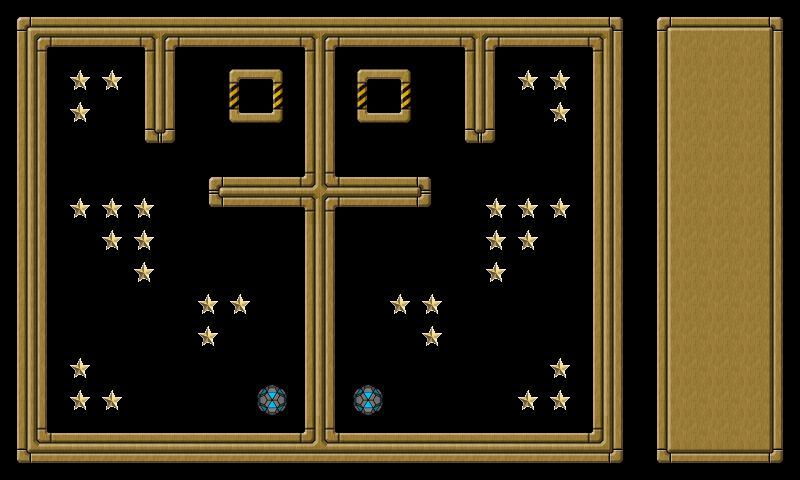

Rendered tile map (Tiled .tmx) drawn with the repository's tilesets; below, a short description and the map source with its tile grids summarised:
An orthogonal 25x15 tile map with 32x32 px tiles, 3 tile layers (background, extra, controlpanel), 3 tilesets and 43 objects (wall001, wall002, wall003, wall004, wall005, ...).

<map version="1.0" orientation="orthogonal" width="25" height="15" tilewidth="32" tileheight="32">
 <tileset firstgid="1" name="tileset" tilewidth="32" tileheight="32">
  <image source="tileset.png" width="160" height="448" />
 </tileset>
 <tileset firstgid="71" name="goodball" tilewidth="32" tileheight="32">
  <image source="goodball.png" width="32" height="32" />
 </tileset>
 <tileset firstgid="72" name="star" tilewidth="32" tileheight="32">
  <image source="star.png" width="32" height="32" />
 </tileset>
 <layer name="background" width="20" height="15">
  <data>[300 cells, 300 non-empty, 18 distinct tile ids]</data>
 </layer>
 <layer name="extra" width="20" height="15">
  <data>[300 cells, 32 non-empty, 2 distinct tile ids]</data>
 </layer>
 <layer name="controlpanel" width="25" height="15">
  <data>[375 cells, 75 non-empty, 9 distinct tile ids]</data>
 </layer>
 <objectgroup name="objects" width="20" height="15">
  <object name="wall001" x="0" y="0" width="592" height="48">
   <properties>
    <property name="objClass" value="wall" />
   </properties>
  </object>
  <object name="wall002" x="592" y="0" width="48" height="432">
   <properties>
    <property name="objClass" value="wall" />
   </properties>
  </object>
  <object name="wall003" x="48" y="432" width="592" height="48">
   <properties>
    <property name="objClass" value="wall" />
   </properties>
  </object>
  <object name="wall004" x="0" y="48" width="48" height="432">
   <properties>
    <property name="objClass" value="wall" />
   </properties>
  </object>
  <object name="wall005" x="208" y="176" width="96" height="32">
   <properties>
    <property name="objClass" value="wall" />
   </properties>
  </object>
  <object name="wall006" x="336" y="176" width="96" height="32">
   <properties>
    <property name="objClass" value="wall" />
   </properties>
  </object>
  <object name="wall007" x="144" y="48" width="32" height="96">
   <properties>
    <property name="objClass" value="wall" />
   </properties>
  </object>
  <object name="wall008" x="464" y="48" width="32" height="96">
   <properties>
    <property name="objClass" value="wall" />
   </properties>
  </object>
  <object name="wall009" x="304" y="48" width="32" height="384">
   <properties>
    <property name="objClass" value="wall" />
   </properties>
  </object>
  <object name="star001" x="520" y="392" width="16" height="16">
   <properties>
    <property name="objClass" value="star" />
   </properties>
  </object>
  <object name="star002" x="552" y="392" width="16" height="16">
   <properties>
    <property name="objClass" value="star" />
   </properties>
  </object>
  <object name="star003" x="552" y="360" width="16" height="16">
   <properties>
    <property name="objClass" value="star" />
   </properties>
  </object>
  <object name="star004" x="552" y="200" width="16" height="16">
   <properties>
    <property name="objClass" value="star" />
   </properties>
  </object>
  <object name="star005" x="520" y="200" width="16" height="16">
   <properties>
    <property name="objClass" value="star" />
   </properties>
  </object>
  <object name="star006" x="488" y="200" width="16" height="16">
   <properties>
    <property name="objClass" value="star" />
   </properties>
  </object>
  <object name="star007" x="488" y="232" width="16" height="16">
   <properties>
    <property name="objClass" value="star" />
   </properties>
  </object>
  <object name="star008" x="520" y="232" width="16" height="16">
   <properties>
    <property name="objClass" value="star" />
   </properties>
  </object>
  <object name="star009" x="488" y="264" width="16" height="16">
   <properties>
    <property name="objClass" value="star" />
   </properties>
  </object>
  <object name="star010" x="392" y="296" width="16" height="16">
   <properties>
    <property name="objClass" value="star" />
   </properties>
  </object>
  <object name="star011" x="104" y="72" width="16" height="16">
   <properties>
    <property name="objClass" value="star" />
   </properties>
  </object>
  <object name="star012" x="552" y="104" width="16" height="16">
   <properties>
    <property name="objClass" value="star" />
   </properties>
  </object>
  <object name="star013" x="520" y="72" width="16" height="16">
   <properties>
    <property name="objClass" value="star" />
   </properties>
  </object>
  <object name="star014" x="552" y="72" width="16" height="16">
   <properties>
    <property name="objClass" value="star" />
   </properties>
  </object>
  <object name="star015" x="104" y="392" width="16" height="16">
   <properties>
    <property name="objClass" value="star" />
   </properties>
  </object>
  <object name="star016" x="72" y="392" width="16" height="16">
   <properties>
    <property name="objClass" value="star" />
   </properties>
  </object>
  <object name="star017" x="72" y="360" width="16" height="16">
   <properties>
    <property name="objClass" value="star" />
   </properties>
  </object>
  <object name="star018" x="136" y="264" width="16" height="16">
   <properties>
    <property name="objClass" value="star" />
   </properties>
  </object>
  <object name="star019" x="136" y="232" width="16" height="16">
   <properties>
    <property name="objClass" value="star" />
   </properties>
  </object>
  <object name="star020" x="136" y="200" width="16" height="16">
   <properties>
    <property name="objClass" value="star" />
   </properties>
  </object>
  <object name="star021" x="104" y="232" width="16" height="16">
   <properties>
    <property name="objClass" value="star" />
   </properties>
  </object>
  <object name="star022" x="104" y="200" width="16" height="16">
   <properties>
    <property name="objClass" value="star" />
   </properties>
  </object>
  <object name="star023" x="72" y="200" width="16" height="16">
   <properties>
    <property name="objClass" value="star" />
   </properties>
  </object>
  <object name="star024" x="72" y="104" width="16" height="16">
   <properties>
    <property name="objClass" value="star" />
   </properties>
  </object>
  <object name="star025" x="72" y="72" width="16" height="16">
   <properties>
    <property name="objClass" value="star" />
   </properties>
  </object>
  <object name="star026" x="424" y="328" width="16" height="16">
   <properties>
    <property name="objClass" value="star" />
   </properties>
  </object>
  <object name="star027" x="424" y="296" width="16" height="16">
   <properties>
    <property name="objClass" value="star" />
   </properties>
  </object>
  <object name="star028" x="232" y="296" width="16" height="16">
   <properties>
    <property name="objClass" value="star" />
   </properties>
  </object>
  <object name="star029" x="200" y="296" width="16" height="16">
   <properties>
    <property name="objClass" value="star" />
   </properties>
  </object>
  <object name="star030" x="200" y="328" width="16" height="16">
   <properties>
    <property name="objClass" value="star" />
   </properties>
  </object>
  <object name="goal001" x="376" y="88" width="16" height="16">
   <properties>
    <property name="objClass" value="goal" />
   </properties>
   <ellipse />
  </object>
  <object name="goal002" x="248" y="88" width="16" height="16">
   <properties>
    <property name="objClass" value="goal" />
   </properties>
   <ellipse />
  </object>
  <object name="goodball001" x="258" y="386" width="29" height="29">
   <properties>
    <property name="objClass" value="goodball" />
   </properties>
   <ellipse />
  </object>
  <object name="goodball002" x="354" y="386" width="29" height="29">
   <properties>
    <property name="objClass" value="goodball" />
   </properties>
   <ellipse />
  </object>
 </objectgroup>
</map>
